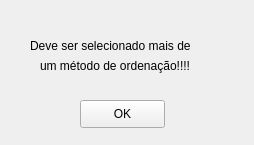
<?xml version="1.0" encoding="UTF-8"?>
<ui version="4.0">
 <class>popup</class>
 <widget class="QWidget" name="popup">
  <property name="geometry">
   <rect>
    <x>0</x>
    <y>0</y>
    <width>254</width>
    <height>145</height>
   </rect>
  </property>
  <property name="windowTitle">
   <string>Form</string>
  </property>
  <widget class="QPushButton" name="pushButton">
   <property name="geometry">
    <rect>
     <x>80</x>
     <y>100</y>
     <width>85</width>
     <height>28</height>
    </rect>
   </property>
   <property name="text">
    <string>OK</string>
   </property>
  </widget>
  <widget class="QLabel" name="label">
   <property name="geometry">
    <rect>
     <x>30</x>
     <y>20</y>
     <width>241</width>
     <height>51</height>
    </rect>
   </property>
   <property name="text">
    <string>Deve ser selecionado mais de </string>
   </property>
  </widget>
  <widget class="QLabel" name="label_2">
   <property name="geometry">
    <rect>
     <x>40</x>
     <y>40</y>
     <width>211</width>
     <height>51</height>
    </rect>
   </property>
   <property name="text">
    <string>um método de ordenação!!!!</string>
   </property>
  </widget>
 </widget>
 <resources/>
 <connections/>
</ui>
